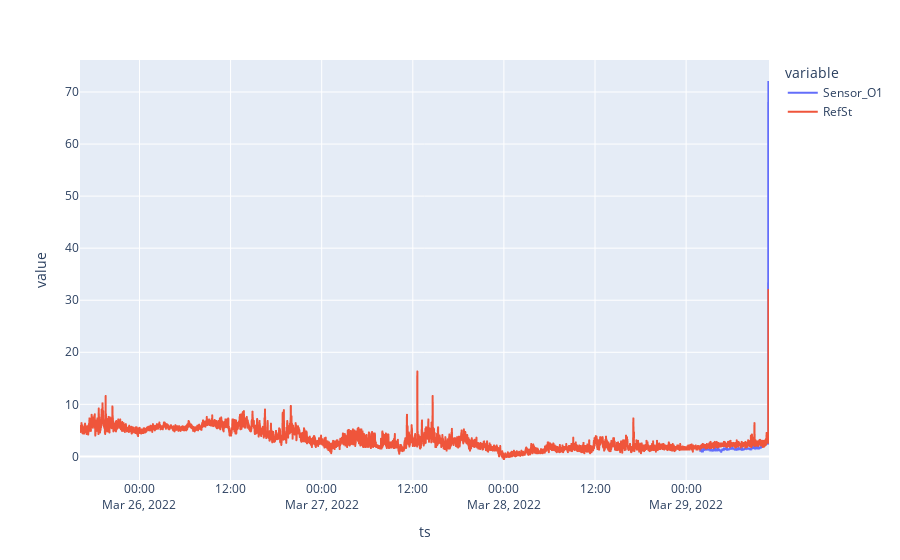

This figure's notebook cell:
### Code cell
# plt.plot(praxis_df2.index,praxis_df2["praxis_pm2p5_vals_adj"]) ##BLUE
# plt.plot(df_test["MLR_Pred"] )
# canary_df.index,canary_df["canary_pm2p5_vals"]##BLUE

df2_check = pd.DataFrame({'RefSt': praxis_df2["praxis_pm2p5_vals_adj"], 'Sensor_O1': df_MLRtest["MLR_Pred"]})
Sensor_O3_RefSt = df2_check[["Sensor_O1", "RefSt"]]
Sensor_O3_RefSt.plot()

### Figure 1 — Plotly figure (JSON) as saved in the notebook; plotly's stock layout.template omitted (floating-point values rounded to 4 significant figures; data arrays with more than 128 entries replaced by an {"elided": "..."} marker saying what was removed)
{"data": [{"hovertemplate": "variable=Sensor_O1<br>ts=%{x}<br>value=%{y}<extra></extra>", "legendgroup": "Sensor_O1", "line": {"color": "#636efa", "dash": "solid"}, "marker": {"symbol": "circle"}, "mode": "lines", "name": "Sensor_O1", "showlegend": true, "type": "scattergl", "x": {"elided": "5446 str values"}, "xaxis": "x", "y": {"elided": "5446 float values"}, "yaxis": "y"}, {"hovertemplate": "variable=RefSt<br>ts=%{x}<br>value=%{y}<extra></extra>", "legendgroup": "RefSt", "line": {"color": "#EF553B", "dash": "solid"}, "marker": {"symbol": "circle"}, "mode": "lines", "name": "RefSt", "showlegend": true, "type": "scattergl", "x": {"elided": "5446 str values"}, "xaxis": "x", "y": {"elided": "5446 float values"}, "yaxis": "y"}], "layout": {"legend": {"title": {"text": "variable"}, "tracegroupgap": 0}, "margin": {"t": 60}, "xaxis": {"anchor": "y", "domain": [0, 1], "title": {"text": "ts"}}, "yaxis": {"anchor": "x", "domain": [0, 1], "title": {"text": "value"}}}}
